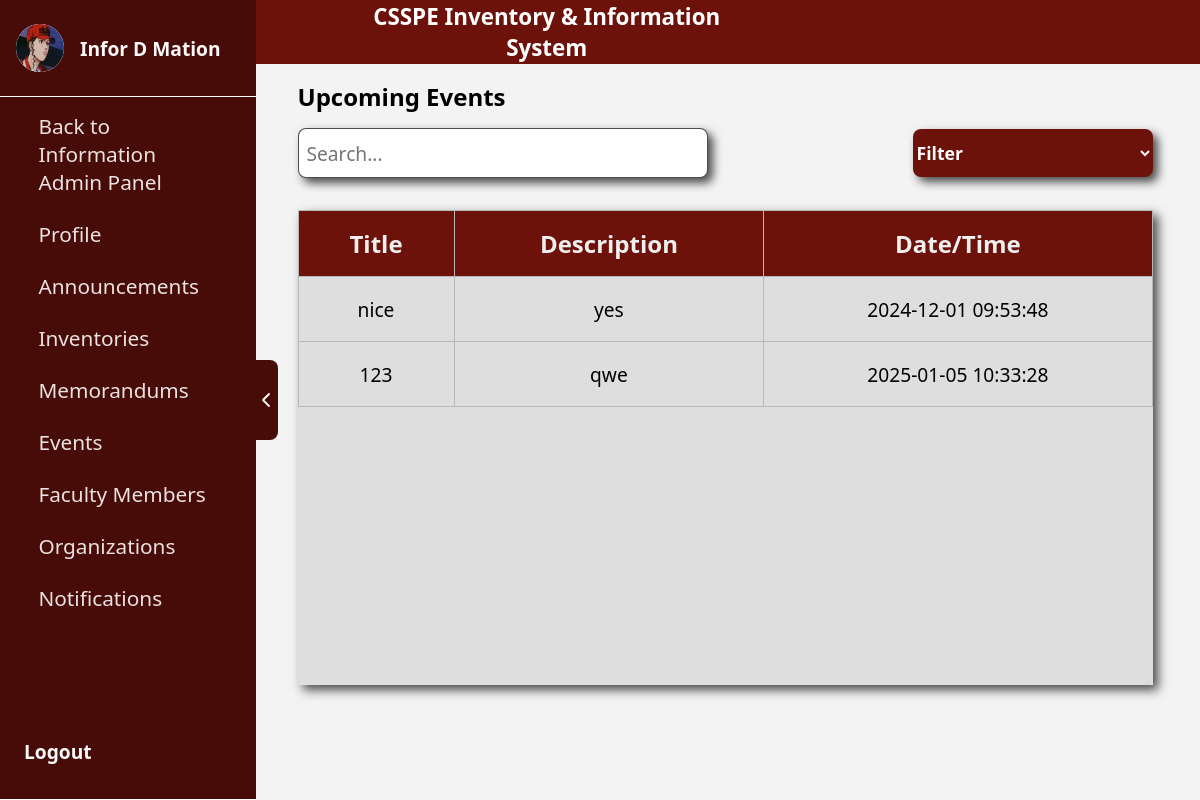
Screenshot of /homePage/events.php (signed in) with the database file from the repository.
### tables this page shows
CREATE TABLE `users` (
  `id` int(11) NOT NULL,
  `first_name` varchar(100) NOT NULL,
  `last_name` varchar(100) NOT NULL,
  `middle_name` varchar(100) DEFAULT NULL,
  `email` varchar(255) NOT NULL,
  `address` text NOT NULL,
  `contact_no` varchar(15) NOT NULL,
  `rank` enum('Instructor','Assistant Professor','Associate Professor','Professor') NOT NULL,
  `password` varchar(255) NOT NULL,
  `created_at` timestamp NOT NULL DEFAULT current_timestamp(),
  `role` varchar(50) NOT NULL DEFAULT 'Instructor',
  `image` varchar(255) DEFAULT NULL,
  `department` varchar(255) NOT NULL
);

CREATE TABLE `events` (
  `id` int(11) NOT NULL,
  `title` varchar(255) NOT NULL,
  `description` text NOT NULL,
  `date_uploaded_at` datetime DEFAULT current_timestamp()
);

### homePage/events.php (the view, shortened to what this page needs)
<?php
require_once '../conn/conn.php';
$userid = $_SESSION['user_id'];
$query = "SELECT first_name, middle_name, last_name, image FROM users WHERE id = ?";
$stmt = $conn->prepare($query);
$stmt->bind_param("i", $userid);
$stmt->execute();
$result = $stmt->get_result();
if ($result->num_rows > 0) {
    $row = $result->fetch_assoc();
    $fullName = trim($row['first_name'] . ' ' . $row['middle_name'] . ' ' . $row['last_name']);
    $image = $row['image'];
} else {
    $fullName = "User Not Found";
}
$query = "SELECT * FROM events";
$result = mysqli_query($conn, $query);
?>
<!DOCTYPE html>
<html lang="en">
<head>
    <link rel="stylesheet" href="../assets/css/events.css">
    <link rel="stylesheet" href="../assets/css/sidebar.css">
</head>
<body>
    <div class="body">
        <div class="sidebar">
            <div class="sidebarContent">
                <div class="arrowContainer" style="margin-left: 80rem;" id="toggleButton">
                    <div class="subArrowContainer">
                        <img class="hideIcon" src="../assets/img/arrow.png" alt="">
                    </div>
                </div>
            </div>
            <div class="userContainer">
                <div class="subUserContainer">
                    <div class="userPictureContainer">
                        <div class="subUserPictureContainer">
                            <img class="subUserPictureContainer"
                                src="../assets/img/<?= !empty($image) ? htmlspecialchars($image) : 'CSSPE.png' ?>"
                                alt="">
                        </div>
                    </div>
                    <div class="userPictureContainer1">
                        <p><?php echo $fullName; ?></p>
                    </div>
                </div>
                <div class="navContainer">
                    <div class="subNavContainer">
                        <?php if ($_SESSION['user_role'] === 'inventory_admin'): ?>
                            <a href="../inventoryAdmin/index.php">
                                <div class="buttonContainer1">
                                    <div class="nameOfIconContainer">
                                        <p>Back to Inventory Admin Panel</p>
                                    </div>
                                </div>
                            </a>
                        <?php elseif ($_SESSION['user_role'] === 'information_admin'): ?>
                            <a href="../informationAdmin/index.php">
                                <div class="buttonContainer1">
                                    <div class="nameOfIconContainer">
                                        <p>Back to Information Admin Panel</p>
                                    </div>
                                </div>
                            </a>
                        <?php endif; ?>
                        <a href="../homePage/profile.php">
                            <div class="buttonContainer1">
                                <div class="nameOfIconContainer">
                                    <p>Profile</p>
                                </div>
                            </div>
                        </a>
                        <a href="../homePage/">
                            <div class="buttonContainer1">
                                <div class="nameOfIconContainer">
                                    <p>Announcements</p>
                                </div>
                            </div>
                        </a>
                        <a href="../homePage/borrowing.php">
                            <div class="buttonContainer1">
                                <div class="nameOfIconContainer">
                                    <p>Inventories</p>
                                </div>
                            </div>
                        </a>
                        <a href="../homePage/memorandumHome.php">
                            <div class="buttonContainer1">
                                <div class="nameOfIconContainer">
                                    <p>Memorandums</p>
                                </div>
                            </div>
                        </a>
                        <a href="../homePage/events.php">
                            <div class="buttonContainer1">
                                <div class="nameOfIconContainer">
                                    <p>Events</p>
                                </div>
                            </div>
                        </a>
                        <a href="../homePage/members.php">
                            <div class="buttonContainer1">
                                <div class="nameOfIconContainer">
                                    <p>Faculty Members</p>
                                </div>
                            </div>
                        </a>
                        <a href="../homePage/organization.php">
                            <div class="buttonContainer1">
                                <div class="nameOfIconContainer">
                                    <p>Organizations</p>
                                </div>
                            </div>
                        </a>
                        <a href="../homePage/notification.php">
                            <div class="buttonContainer1">
                                <div class="nameOfIconContainer">
                                    <p>Notifications</p>
                                </div>
                            </div>
                        </a>
                    </div>
                </div>
                <div class="subUserContainer">
                    <a href="../logout.php">
                        <div style="margin-left: 1.5rem;" class="userPictureContainer1">
                            <p>Logout</p>
                        </div>
                    </a>
                </div>
            </div>
        </div>
        <div class="mainContainer" style="margin-left: 250px;">
            <div class="container">
                <div class="headerContainer">
                    <div class="subHeaderContainer">
                        <div class="logoContainer">
                        </div>
                        <div class="collegeNameContainer">
                            <p>CSSPE Inventory & Information System</p>
                        </div>
                    </div>
                </div>
                <div class="textContainer">
                    <p class="text">Upcoming Events</p>
                </div>
                <div class="searchContainer">
                    <input class="searchBar" id="search" type="text" placeholder="Search...">
                    <select name="" class="addButton size" id="filterDropdown" onchange="filterByDate()">
                        <option value="">Filter</option>
                    </select>
                </div>
                <div class="tableContainer" style="height:475px">
                    <table>
                        <thead>
                            <tr>
                                <th>Title</th>
                                <th>Description</th>
                                <th>Date/Time</th>
                            </tr>
                        </thead>
                        <?php while ($row = mysqli_fetch_assoc($result)): ?>
                            <tbody>
                                <tr>
                                    <td><?php echo htmlspecialchars($row['title']); ?></td>
                                    <td><?php echo htmlspecialchars($row['description']); ?></td>
                                    <td><?php echo htmlspecialchars($row['date_uploaded_at']); ?></td>
                                </tr>
                            </tbody>
                        <?php endwhile; ?>
                    </table>
                </div>
            </div>
        </div>
    </div>
</body>
</html>

### assets/css/events.css (style rules this page uses)
* { padding: 0; margin: 0; font-family: system-ui, -apple-system, BlinkMacSystemFont, 'Segoe UI', Roboto, Oxygen, Ubuntu, Cantarell, 'Open Sans', 'Helvetica Neue', sans-serif; }
.body { background-color: rgb(243, 243, 243); display: grid; grid-template-columns: 1fr; height: 100vh; overflow-x: hidden; }
.mainContainer { background-color: rgb(243, 243, 243); }
.headerContainer { height: 4rem; background-color: rgb(109, 18, 10); display: flex; gap: 0.5rem; flex-direction: row; }
.subHeaderContainer { height: 100%; width: 4rem; margin-left: 1rem; display: flex; align-items: center; justify-content: center; }
.collegeNameContainer { height: 100%; display: flex; align-items: center; justify-content: center; font-size: 2rem; color: white; display: none; }
.container { height: 100%; display: flex; align-items: center; flex-direction: column; width: 100%; }
.textContainer { height: 4rem; display: flex; align-items: center; justify-content: center; font-size: min(2rem, 1.5rem); font-weight: bold; width: 100%; }
.searchContainer { display: flex; align-items: center; justify-content: center; gap: 1rem; flex-direction: column; width: 100%; }
.searchBar { height: 3rem; width: 90%; border-radius: 0.5rem; box-shadow: 5px 5px 10px rgba(0, 0, 0, 0.699); font-size: 1.2rem; border: solid rgba(0, 0, 0, 0.699) 1px; padding-left: 0.5rem; }
.addButton { width: 92%; height: 3rem; border: none; border-radius: 0.5rem; background-color: rgb(109, 18, 10); color: white; font-size: min(1.2rem, 1.1rem); font-weight: bold; cursor: pointer; transition: all 0.15s; box-shadow: 5px 5px 10px rgba(0, 0, 0, 0.699); }
.tableContainer { margin-top: 2rem; width: 90%; overflow: auto; background-color: rgb(223, 222, 222); box-shadow: 5px 5px 10px rgba(0, 0, 0, 0.699); overflow: auto; }
.collegeNameContainer { height: 100%; display: flex; align-items: center; justify-content: center; font-size: 2rem; color: white; display: none; width: 30rem; }
.logoContainer { height: 100%; width: 4rem; display: flex; justify-content: center; align-items: center; }
.headerContainer { height: 4rem; width: 100%; padding: 0 0.5rem 0 0.5rem; }
.subHeaderContainer { display: flex; justify-content: center; align-items: center; flex-direction: row; gap: 0.5rem; }
@media only screen and (min-width: 601px) { .subHeaderContainer { width: 31rem; } }
@media only screen and (min-width: 601px) { .collegeNameContainer { display: flex; font-size: 1.4rem; font-weight: bold; } }
@media only screen and (min-width: 601px) { table { border-collapse: collapse; text-align: center; width: 100%; } }
@media only screen and (min-width: 601px) { th { background-color: rgb(109, 18, 10); color: rgb(239,239,239); font-size: 1.5rem; } }
@media only screen and (min-width: 601px) { td { font-size: 1.2rem; } }
@media only screen and (min-width: 601px) { th, td { border: solid #b8b8b8 0.1px; height: 2rem; padding: 1rem; justify-content: center; align-items: center; } }
@media only screen and (min-width: 601px) { .searchContainer { flex-direction: row; justify-content: space-between; width: 90%; } }
@media only screen and (min-width: 601px) { .searchBar { width: 25rem; } }
@media only screen and (min-width: 601px) { .size { width: 15rem; } }
@media only screen and (min-width: 601px) { .tableContainer { height: 70%; } }
@media only screen and (min-width: 601px) { .textContainer { justify-content: left; } }
@media only screen and (min-width: 601px) { .text { margin-left: 5%; } }

### rows the page displays
users: image (picture), fullName "Infor D Mation"
events: title "nice", description "yes", date_uploaded_at "2024-12-01 09:53:48"
events: title "123", description "qwe", date_uploaded_at "2025-01-05 10:33:28"
